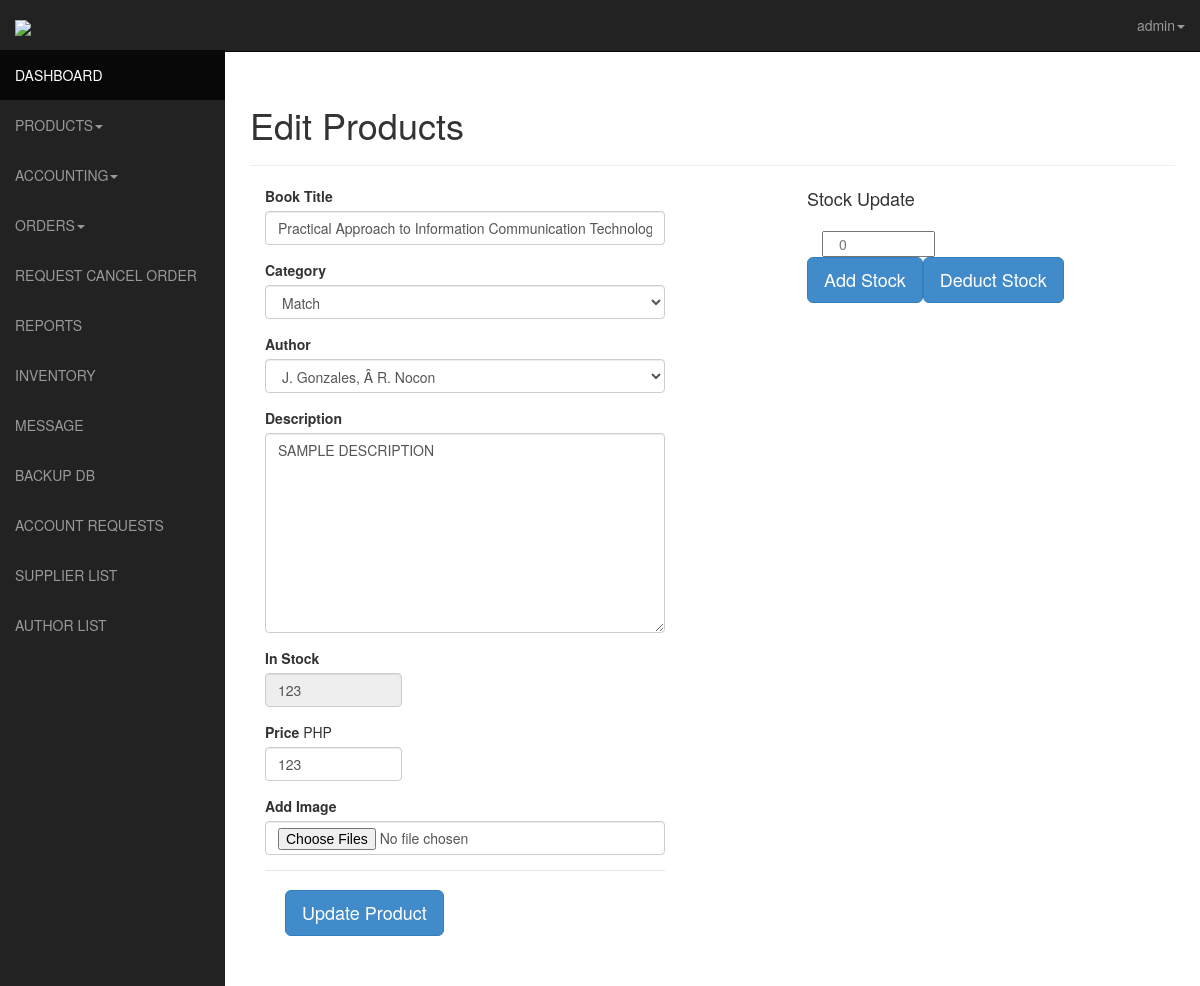
Page /admin/edit.php?id=10 (signed in) on the earlier database version.
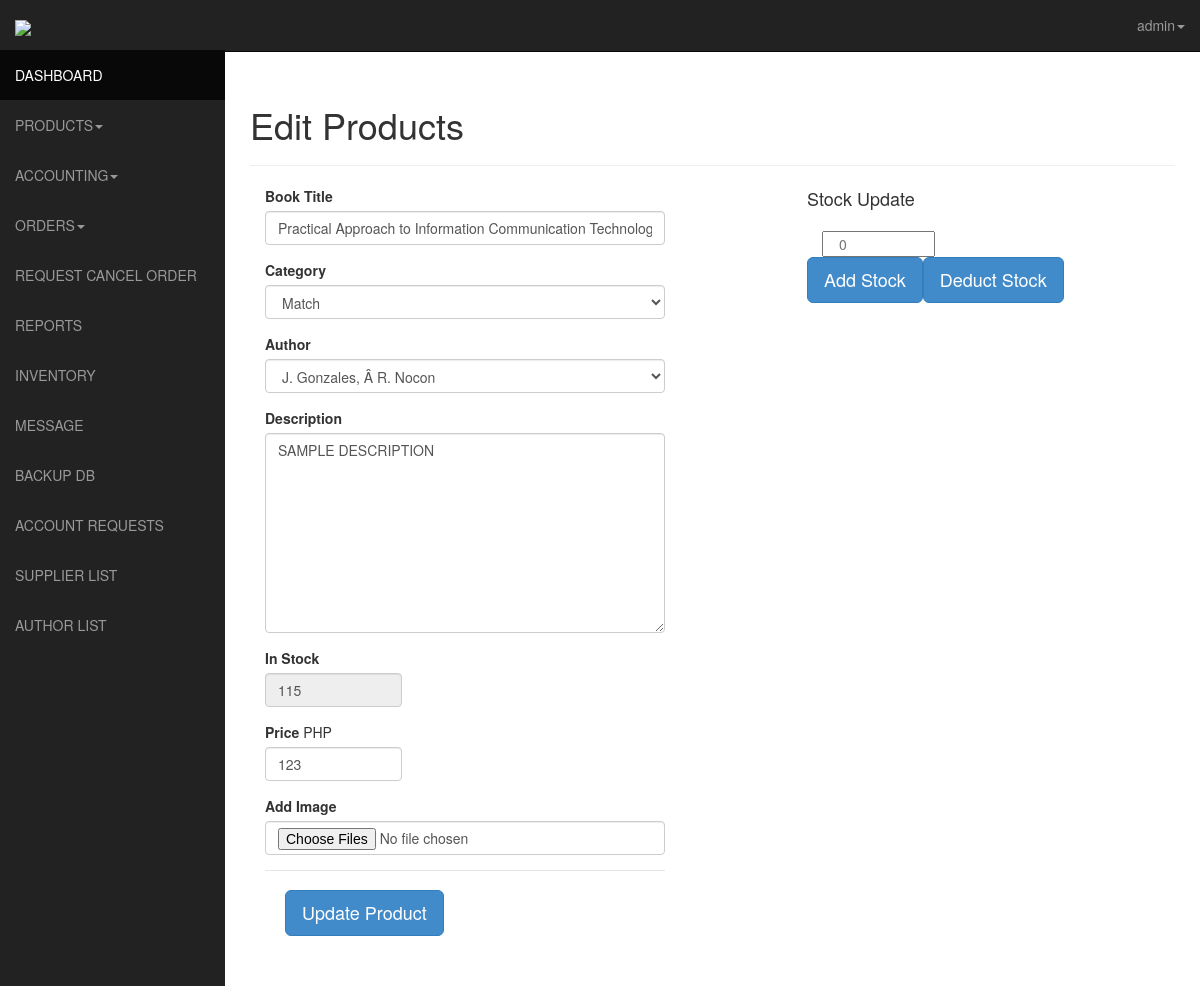
Same page on the later database version.
### tables this page shows
CREATE TABLE IF NOT EXISTS `products` (
  `id` int(11) NOT NULL AUTO_INCREMENT,
  `author_id` int(11) NOT NULL,
  `product_name` varchar(255) NOT NULL,
  `price` varchar(16) NOT NULL,
  `details` text NOT NULL,
  `stock` int(11) NOT NULL,
  `category` varchar(16) NOT NULL,
  `sub_category` varchar(50) NOT NULL,
  `status` varchar(50) NOT NULL,
  `timestamp` varchar(10) NOT NULL,
  `date_added` date NOT NULL,
  `ext` varchar(4) NOT NULL,
  PRIMARY KEY (`id`)
);

### admin/include/edit.php (the view, shortened to what this page needs)
<?php
$stock1="";
if (isset($_GET['id'])) {
	$targetID = $_GET['id'];
    $sql = mysql_query("SELECT * FROM products WHERE id='$targetID' LIMIT 1");
    $productCount = mysql_num_rows($sql);
    if ($productCount > 0) {
	    while($row = mysql_fetch_array($sql)){
			$prod_title = $row["product_name"];
			 $price = $row["price"];
			 $price = $row["price"];
			  $prod_desc  = $row["details"];
			    $stock1 = $row["stock"];
        }
    } else {
	    echo "<div id='error'>Invalid Id</div>";
    }
}
?>
  <fieldset>
      <form id="imageform" method="post" enctype="multipart/form-data" action='' style="clear:both">
   <div class="form-group col-lg-12">
      <label for="exampleInputPassword">Book Title</label>
      <input type="text" class="form-control" name="prod_title" id="prod_title" placeholder="Product name" value="<?php echo $prod_title?>">
    </div>
   <div class="form-group col-lg-12">
      <label for="exampleInputPassword">Category</label>
    	 <select class="form-control" name="category1" id="slct1">
         	<?php
                                        $cat_query = mysql_query("SELECT * FROM category");
                                        while($row = mysql_fetch_array($cat_query))
                                        {
                                            $cat_name = $row['cat_name'];
                                            $cat_id = $row['cat_id'];
                                            echo '<option value="'.$cat_id.'">'.$cat_name.'</option>';
                                        }
               ?>
          </select>
    </div>
 <div class="form-group col-lg-12">
  <label for="exampleInputPassword">Author</label>
      <select  class="form-control" name="brandname" id="slct2">
         	<?php
                                        $cat_query = mysql_query("SELECT * FROM brand ");
                                        while($row = mysql_fetch_array($cat_query))
                                        {
                      						$brand = $row['brand'];
                                            echo '<option value="'.$brand.'">'.$brand.'</option>';
                                        }
               ?>
          </select>
    </div>
   <div class="form-group col-lg-12">
      <label for="exampleInputPassword">Description</label>
   <textarea name="tinyeditor" class="form-control" style="width: 400px; height: 200px" ><?php echo $prod_desc?></textarea>
    </div>
    <div class="row col-lg-12">
    <div class="form-group col-lg-5">
      <label for="exampleInputPassword">In Stock</label>
     <input type="number" class="form-control" readonly="readonly" name="price" id="price" placeholder="Price" value="<?php echo $stock1?>">
    </div>
     </div>
   <div class="row col-lg-12">
   <div class="form-group col-lg-5">
      <label for="exampleInputPassword">Price</label>
     PHP <input type="text" class="form-control" name="price" id="price" placeholder="Price" value="<?php echo $price?>">
    </div>
  </div>
     <div class="form-group col-lg-12">
     <label for="exampleInputFile">Add Image</label>
<div id='imageloadbutton'>
<input type="file" name="edit" class="form-control" required="required" id="photoimg" multiple />
</div>
  <div class="modal-footer">
         <input type="submit" name="submit" class="btn btn-primary btn-lg pull-left" value="Update Product">
        </div>
</div>
</form>
  </fieldset>

### admin/edit.php (shortened to what this page needs)
<?php
		$username="";
			if (loggedin())
			{
				$query = mysql_query("SELECT * FROM admin WHERE username ='$_SESSION[manager]' ");
					while ($row = mysql_fetch_assoc($query))
					{
						$username = $row ['username'];
					}
				}
			else
			{
			}
			?>
<!DOCTYPE html>
<html lang="en">
  <head>
    <link href="css/bootstrap.css" rel="stylesheet">
    <link href="css/sb-admin.css" rel="stylesheet">-->
    <link rel="stylesheet" href="css/morris-0.4.3.min.css">
  </head>
  <body>
    <div id="wrapper">
      <nav class="navbar navbar-inverse  navbar-fixed-top" role="navigation">
      <?php include 'template/sidebar.php'?>
		<?php include 'template/top.php'?>
      </nav>
      <div id="page-wrapper">
        <div class="row">
          <div class="col-lg-12">
            <h1>Edit Products <small></small></h1>
           <hr>
          </div>
        </div>
        <div class="row">
       		<div class="col-lg-5">
          <?php
		  include 'include/edit.php';
		  ?>
          </div>
          <div class="col-lg-5 pull-right">
          <?php
		  include 'include/stockupdate.php';
		  ?>
          </div>
        </div>
      </div>
    </div>
  </body>
</html>

### admin/template/sidebar.php (shortened to what this page needs)
<div class="navbar-header">
  <a class="navbar-brand" href="index.php"><img src="../img/logo.png" /></a>
</div>
<div class="collapse navbar-collapse navbar-ex1-collapse">
  <ul class="nav navbar-nav side-nav">
    <li class="active"><a href="index.php"><i class="fa fa-dashboard"></i> DASHBOARD</a></li>
    <li class="dropdown">
      <a href="#" class="dropdown-toggle" data-toggle="dropdown"><i class="fa fa-caret-square-o-down"></i>PRODUCTS<b class="caret"></b></a>
    </li>
    <li class="dropdown">
      <a href="#" class="dropdown-toggle" data-toggle="dropdown"><i class="fa fa-caret-square-o-down"></i>ACCOUNTING<b class="caret"></b></a>
    </li>
   <li class="dropdown">
      <a href="orders.php" class="dropdown-toggle" data-toggle="dropdown"><i class="fa fa-caret-square-o-down"></i>ORDERS<b class="caret"></b></a>
    </li>
     <li><a href="cancel.php"><i class="fa fa-edit"></i>REQUEST CANCEL ORDER</a></li>
    <li><a href="reports.php"><i class="fa fa-edit"></i> REPORTS</a></li>
    <li><a href="inventory.php"><i class="fa fa-font"></i>INVENTORY</a></li>
    <li><a href="messaging.php"><i class="fa fa-font"></i>MESSAGE</a></li>
    <li><a href="backup.php"><i class="fa fa-font"></i>BACKUP DB</a></li>
    <li><a href="accountrequests.php"><i class="fa fa-font"></i>ACCOUNT REQUESTS</a></li>
    <li><a href="../admin/supplier/supplierlist.php"><i class="fa fa-font"></i>SUPPLIER LIST</a></li>
    <li><a href="../admin/author/authorlist.php"><i class="fa fa-font"></i>AUTHOR LIST</a></li>
  </ul>

### admin/template/top.php (shortened to what this page needs)
<ul class="nav navbar-nav navbar-right navbar-user">
           <li class="dropdown user-dropdown">
             <a href="#" class="dropdown-toggle" data-toggle="dropdown"><i class="fa fa-user"></i><?php echo $username?><b class="caret"></b></a>
           </li>
         </ul>
       </div>

### admin/include/stockupdate.php (shortened to what this page needs)
<form action="edit.php?id=<?php echo $targetID?>" method="post" >
          <h4 class="modal-title">Stock Update</h4>
        <fieldset>
       <br />
  	 <div class="form-group">
      <div class="form-group col-lg-12">
      <input type="text" autofocus required name="stock" id="stock" class="col-lg-4 " placeholder="0">
      </div>
    </fieldset>
<input type="submit" name="add_stock" class="btn btn-primary btn-lg pull-left" value="Add Stock">
<input type="submit" name="update" class="btn btn-primary btn-lg pull-left" value="Deduct Stock">
</form>

### admin/css/sb-admin.css (style rules this page uses)
body { margin-top: 50px; }
#wrapper { padding-left: 0; }
#page-wrapper { width: 100%; padding: 5px 15px; }
@media (min-width:768px) { #wrapper { padding-left: 225px; } }
@media (min-width:768px) { #page-wrapper { padding: 15px 25px; } }
@media (min-width:768px) { .side-nav { margin-left: -225px; left: 225px; width: 225px; position: fixed; top: 50px; height: 100%; border-radius: 0; border: none; background-color: #222222; overflow-y: auto; } }
@media (min-width:768px) { .side-nav>li>a { width: 225px; } }

Differences in the rows shown:
changed products "Practical Approach to Information Communication Technology (ICT)": price "123" → "115"
